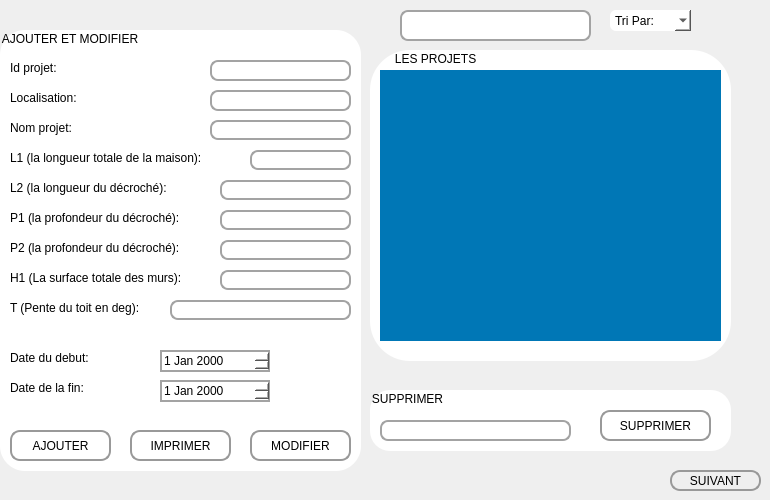
         <widget class="QWidget" name="page_7">
          <widget class="QGroupBox" name="add_3">
           <property name="geometry">
            <rect>
             <x>0</x>
             <y>30</y>
             <width>361</width>
             <height>441</height>
            </rect>
           </property>
           <property name="styleSheet">
            <string notr="true">font: 75 12pt &quot;System&quot;;
border-radius:25px;
background-color:white;</string>
           </property>
           <property name="title">
            <string>AJOUTER ET MODIFIER</string>
           </property>
           <widget class="QLabel" name="label_14">
            <property name="geometry">
             <rect>
              <x>10</x>
              <y>30</y>
              <width>131</width>
              <height>16</height>
             </rect>
            </property>
            <property name="text">
             <string>Id projet:</string>
            </property>
           </widget>
           <widget class="QLabel" name="label_18">
            <property name="geometry">
             <rect>
              <x>10</x>
              <y>60</y>
              <width>161</width>
              <height>16</height>
             </rect>
            </property>
            <property name="text">
             <string>Localisation:</string>
            </property>
           </widget>
           <widget class="QLabel" name="label_19">
            <property name="geometry">
             <rect>
              <x>10</x>
              <y>90</y>
              <width>171</width>
              <height>16</height>
             </rect>
            </property>
            <property name="text">
             <string>Nom projet:</string>
            </property>
           </widget>
           <widget class="QLabel" name="label_20">
            <property name="geometry">
             <rect>
              <x>10</x>
              <y>320</y>
              <width>111</width>
              <height>16</height>
             </rect>
            </property>
            <property name="text">
             <string>Date du debut:</string>
            </property>
           </widget>
           <widget class="QLabel" name="label_40">
            <property name="geometry">
             <rect>
              <x>10</x>
              <y>350</y>
              <width>111</width>
              <height>16</height>
             </rect>
            </property>
            <property name="text">
             <string>Date de la fin:</string>
            </property>
           </widget>
           <widget class="QLabel" name="label_41">
            <property name="geometry">
             <rect>
              <x>10</x>
              <y>120</y>
              <width>241</width>
              <height>16</height>
             </rect>
            </property>
            <property name="text">
             <string>L1 (la longueur totale de la maison):</string>
            </property>
           </widget>
           <widget class="QLabel" name="label_42">
            <property name="geometry">
             <rect>
              <x>10</x>
              <y>150</y>
              <width>201</width>
              <height>16</height>
             </rect>
            </property>
            <property name="text">
             <string>L2 (la longueur du décroché):</string>
            </property>
           </widget>
           <widget class="QLabel" name="label_43">
            <property name="geometry">
             <rect>
              <x>10</x>
              <y>180</y>
              <width>201</width>
              <height>16</height>
             </rect>
            </property>
            <property name="text">
             <string>P1 (la profondeur du décroché):</string>
            </property>
           </widget>
           <widget class="QLabel" name="label_48">
            <property name="geometry">
             <rect>
              <x>10</x>
              <y>210</y>
              <width>211</width>
              <height>16</height>
             </rect>
            </property>
            <property name="text">
             <string>P2 (la profondeur du décroché):</string>
            </property>
           </widget>
           <widget class="QLabel" name="label_49">
            <property name="geometry">
             <rect>
              <x>10</x>
              <y>240</y>
              <width>211</width>
              <height>16</height>
             </rect>
            </property>
            <property name="text">
             <string>H1 (La surface totale des murs):</string>
            </property>
           </widget>
           <widget class="QLabel" name="label_53">
            <property name="geometry">
             <rect>
              <x>10</x>
              <y>270</y>
              <width>171</width>
              <height>16</height>
             </rect>
            </property>
            <property name="text">
             <string>T (Pente du toit en deg):</string>
            </property>
           </widget>
           <widget class="QLineEdit" name="id">
            <property name="geometry">
             <rect>
              <x>210</x>
              <y>30</y>
              <width>141</width>
              <height>21</height>
             </rect>
            </property>
            <property name="styleSheet">
             <string notr="true">
QLineEdit{
border:2px solid rgb(163, 163, 163);
/*border:	rgb(179, 179, 179);*/
border-radius:8px;
/*color:rgb(165, 165, 165);*/
padding-left:8px;
padding-right:8px;
/*background-color:rgb(255, 255, 255);*/}
QLineEdit:hover{
border:2px solid rgb(48,50,62);
border-radius:8px;
}
QLineEdit:focus{
border:2px solid rgb(163, 163, 163);
border-radius:8px;}</string>
            </property>
           </widget>
           <widget class="QLineEdit" name="l1">
            <property name="geometry">
             <rect>
              <x>250</x>
              <y>120</y>
              <width>101</width>
              <height>20</height>
             </rect>
            </property>
            <property name="styleSheet">
             <string notr="true">
QLineEdit{
border:2px solid rgb(163, 163, 163);
/*border:	rgb(179, 179, 179);*/
border-radius:8px;
/*color:rgb(165, 165, 165);*/
padding-left:8px;
padding-right:8px;
/*background-color:rgb(255, 255, 255);*/}
QLineEdit:hover{
border:2px solid rgb(48,50,62);
border-radius:8px;
}
QLineEdit:focus{
border:2px solid rgb(163, 163, 163);
border-radius:8px;}</string>
            </property>
           </widget>
           <widget class="QLineEdit" name="l2">
            <property name="geometry">
             <rect>
              <x>220</x>
              <y>150</y>
              <width>131</width>
              <height>20</height>
             </rect>
            </property>
            <property name="styleSheet">
             <string notr="true">

QLineEdit{
border:2px solid rgb(163, 163, 163);
/*border:	rgb(179, 179, 179);*/
border-radius:8px;
/*color:rgb(165, 165, 165);*/
padding-left:8px;
padding-right:8px;
/*background-color:rgb(255, 255, 255);*/}
QLineEdit:hover{
border:2px solid rgb(48,50,62);
border-radius:8px;
}
QLineEdit:focus{
border:2px solid rgb(163, 163, 163);
border-radius:8px;}</string>
            </property>
           </widget>
           <widget class="QLineEdit" name="p1">
            <property name="geometry">
             <rect>
              <x>220</x>
              <y>180</y>
              <width>131</width>
              <height>20</height>
             </rect>
            </property>
            <property name="styleSheet">
             <string notr="true">

QLineEdit{
border:2px solid rgb(163, 163, 163);
/*border:	rgb(179, 179, 179);*/
border-radius:8px;
/*color:rgb(165, 165, 165);*/
padding-left:8px;
padding-right:8px;
/*background-color:rgb(255, 255, 255);*/}
QLineEdit:hover{
border:2px solid rgb(48,50,62);
border-radius:8px;
}
QLineEdit:focus{
border:2px solid rgb(163, 163, 163);
border-radius:8px;}</string>
            </property>
           </widget>
           <widget class="QLineEdit" name="p2">
            <property name="geometry">
             <rect>
              <x>220</x>
              <y>210</y>
              <width>131</width>
              <height>20</height>
             </rect>
            </property>
            <property name="styleSheet">
             <string notr="true">

QLineEdit{
border:2px solid rgb(163, 163, 163);
/*border:	rgb(179, 179, 179);*/
border-radius:8px;
/*color:rgb(165, 165, 165);*/
padding-left:8px;
padding-right:8px;
/*background-color:rgb(255, 255, 255);*/}
QLineEdit:hover{
border:2px solid rgb(48,50,62);
border-radius:8px;
}
QLineEdit:focus{
border:2px solid rgb(163, 163, 163);
border-radius:8px;}</string>
            </property>
           </widget>
           <widget class="QLineEdit" name="h1">
            <property name="geometry">
             <rect>
              <x>220</x>
              <y>240</y>
              <width>131</width>
              <height>20</height>
             </rect>
            </property>
            <property name="styleSheet">
             <string notr="true">

QLineEdit{
border:2px solid rgb(163, 163, 163);
/*border:	rgb(179, 179, 179);*/
border-radius:8px;
/*color:rgb(165, 165, 165);*/
padding-left:8px;
padding-right:8px;
/*background-color:rgb(255, 255, 255);*/}
QLineEdit:hover{
border:2px solid rgb(48,50,62);
border-radius:8px;
}
QLineEdit:focus{
border:2px solid rgb(163, 163, 163);
border-radius:8px;}</string>
            </property>
           </widget>
           <widget class="QLineEdit" name="t">
            <property name="geometry">
             <rect>
              <x>170</x>
              <y>270</y>
              <width>181</width>
              <height>20</height>
             </rect>
            </property>
            <property name="styleSheet">
             <string notr="true">
QLineEdit{
border:2px solid rgb(163, 163, 163);
/*border:	rgb(179, 179, 179);*/
border-radius:8px;
/*color:rgb(165, 165, 165);*/
padding-left:8px;
padding-right:8px;
/*background-color:rgb(255, 255, 255);*/}
QLineEdit:hover{
border:2px solid rgb(48,50,62);
border-radius:8px;
}
QLineEdit:focus{
border:2px solid rgb(163, 163, 163);
border-radius:8px;}</string>
            </property>
           </widget>
           <widget class="QLineEdit" name="nom">
            <property name="geometry">
             <rect>
              <x>210</x>
              <y>90</y>
              <width>141</width>
              <height>20</height>
             </rect>
            </property>
            <property name="styleSheet">
             <string notr="true">
QLineEdit{
border:2px solid rgb(163, 163, 163);
/*border:	rgb(179, 179, 179);*/
border-radius:8px;
/*color:rgb(165, 165, 165);*/
padding-left:8px;
padding-right:8px;
/*background-color:rgb(255, 255, 255);*/}
QLineEdit:hover{
border:2px solid rgb(48,50,62);
border-radius:8px;
}
QLineEdit:focus{
border:2px solid rgb(163, 163, 163);
border-radius:8px;}</string>
            </property>
           </widget>
           <widget class="QLineEdit" name="local">
            <property name="geometry">
             <rect>
              <x>210</x>
              <y>60</y>
              <width>141</width>
              <height>21</height>
             </rect>
            </property>
            <property name="styleSheet">
             <string notr="true">
QLineEdit{
border:2px solid rgb(163, 163, 163);
/*border:	rgb(179, 179, 179);*/
border-radius:8px;
/*color:rgb(165, 165, 165);*/
padding-left:8px;
padding-right:8px;
/*background-color:rgb(255, 255, 255);*/}
QLineEdit:hover{
border:2px solid rgb(48,50,62);
border-radius:8px;
}
QLineEdit:focus{
border:2px solid rgb(163, 163, 163);
border-radius:8px;}</string>
            </property>
           </widget>
           <widget class="QDateEdit" name="date_deb">
            <property name="geometry">
             <rect>
              <x>160</x>
              <y>320</y>
              <width>110</width>
              <height>22</height>
             </rect>
            </property>
            <property name="styleSheet">
             <string notr="true">border:2px solid rgb(163, 163, 163);
</string>
            </property>
           </widget>
           <widget class="QDateEdit" name="date_fin">
            <property name="geometry">
             <rect>
              <x>160</x>
              <y>350</y>
              <width>110</width>
              <height>22</height>
             </rect>
            </property>
            <property name="styleSheet">
             <string notr="true">border:2px solid rgb(163, 163, 163);
</string>
            </property>
           </widget>
           <widget class="QPushButton" name="ajouter">
            <property name="geometry">
             <rect>
              <x>10</x>
              <y>400</y>
              <width>101</width>
              <height>31</height>
             </rect>
            </property>
            <property name="styleSheet">
             <string notr="true">
QPushButton{
border-style:solid;
border-width: 2px;
border-color: #999999;
border-radius: 10px;
/*background-color:rgb(58, 122, 62);*/

background-color: qlineargradient(x1: 0, y1: 0, x2: 0, y2: 1,
stop: 0 #CCCCCC, stop: 1 #AAAAAA);
}
QPushButton:hover{
background-color:#0077b6;

color:rgb(255,255,255);
 
}
QPushButton:pressed{
background-color:#0077b6;}</string>
            </property>
            <property name="text">
             <string>AJOUTER</string>
            </property>
            <property name="icon">
             <iconset resource="res.qrc">
              <normaloff>:/prefix/new/res/plus-circle.png</normaloff>:/prefix/new/res/plus-circle.png</iconset>
            </property>
           </widget>
           <widget class="QPushButton" name="modifier">
            <property name="geometry">
             <rect>
              <x>250</x>
              <y>400</y>
              <width>101</width>
              <height>31</height>
             </rect>
            </property>
            <property name="styleSheet">
             <string notr="true">
QPushButton{
border-style:solid;
border-width: 2px;
border-color: #999999;
border-radius: 10px;
/*background-color:rgb(58, 122, 62);*/

background-color: qlineargradient(x1: 0, y1: 0, x2: 0, y2: 1,
stop: 0 #CCCCCC, stop: 1 #AAAAAA);
}
QPushButton:hover{
background-color:#0077b6;

color:rgb(255,255,255);
 
}
QPushButton:pressed{
background-color:#0077b6;}</string>
            </property>
            <property name="text">
             <string>MODIFIER</string>
            </property>
            <property name="icon">
             <iconset resource="res.qrc">
              <normaloff>:/prefix/new/res/edit.png</normaloff>:/prefix/new/res/edit.png</iconset>
            </property>
           </widget>
           <widget class="QPushButton" name="imprimer_3">
            <property name="geometry">
             <rect>
              <x>130</x>
              <y>400</y>
              <width>101</width>
              <height>31</height>
             </rect>
            </property>
            <property name="styleSheet">
             <string notr="true">
QPushButton{
border-style:solid;
border-width: 2px;
border-color: #999999;
border-radius: 10px;
/*background-color:rgb(58, 122, 62);*/

background-color: qlineargradient(x1: 0, y1: 0, x2: 0, y2: 1,
stop: 0 #CCCCCC, stop: 1 #AAAAAA);
}
QPushButton:hover{
background-color:#0077b6;

color:rgb(255,255,255);
 
}
QPushButton:pressed{
background-color:#0077b6;}</string>
            </property>
            <property name="text">
             <string>IMPRIMER</string>
            </property>
            <property name="icon">
             <iconset resource="res.qrc">
              <normaloff>:/prefix/new/res/imprimer.png</normaloff>:/prefix/new/res/imprimer.png</iconset>
            </property>
           </widget>
           <zorder>label_40</zorder>
           <zorder>label_41</zorder>
           <zorder>label_42</zorder>
           <zorder>label_43</zorder>
           <zorder>label_48</zorder>
           <zorder>label_49</zorder>
           <zorder>label_53</zorder>
           <zorder>imprimer_3</zorder>
           <zorder>label_14</zorder>
           <zorder>label_18</zorder>
           <zorder>label_19</zorder>
           <zorder>label_20</zorder>
           <zorder>id</zorder>
           <zorder>l1</zorder>
           <zorder>l2</zorder>
           <zorder>p1</zorder>
           <zorder>p2</zorder>
           <zorder>h1</zorder>
           <zorder>t</zorder>
           <zorder>nom</zorder>
           <zorder>local</zorder>
           <zorder>date_deb</zorder>
           <zorder>date_fin</zorder>
           <zorder>modifier</zorder>
           <zorder>ajouter</zorder>
          </widget>
          <widget class="QGroupBox" name="groupBox_5">
           <property name="geometry">
            <rect>
             <x>370</x>
             <y>50</y>
             <width>361</width>
             <height>311</height>
            </rect>
           </property>
           <property name="styleSheet">
            <string notr="true">border-radius:40px;
background-color:white;font: 75 12pt &quot;System&quot;;</string>
           </property>
           <property name="title">
            <string>       LES PROJETS</string>
           </property>
           <widget class="QTableView" name="tab_projet">
            <property name="geometry">
             <rect>
              <x>10</x>
              <y>20</y>
              <width>341</width>
              <height>271</height>
             </rect>
            </property>
            <property name="styleSheet">
             <string notr="true">background-color:#0077b6;border:black;
border-radius:0px;</string>
            </property>
            <property name="frameShadow">
             <enum>QFrame::Plain</enum>
            </property>
           </widget>
           <widget class="QGroupBox" name="groupBox_6">
            <property name="geometry">
             <rect>
              <x>10</x>
              <y>389</y>
              <width>120</width>
              <height>71</height>
             </rect>
            </property>
            <property name="title">
             <string>GroupBox</string>
            </property>
           </widget>
          </widget>
          <widget class="QLineEdit" name="rechercher_2">
           <property name="geometry">
            <rect>
             <x>400</x>
             <y>10</y>
             <width>191</width>
             <height>31</height>
            </rect>
           </property>
           <property name="styleSheet">
            <string notr="true">
QLineEdit{
background-color:rgb(255, 255, 255);
border:2px solid rgb(163, 163, 163);
/*border:	rgb(179, 179, 179);*/
border-radius:8px;
/*color:rgb(165, 165, 165);*/
padding-left:8px;
padding-right:8px;
/*background-color:rgb(255, 255, 255);*/}
QLineEdit:hover{
border:2px solid rgb(48,50,62);
border-radius:8px;
}
QLineEdit:focus{
background-color:rgb(255, 255, 255);
border-radius:8px;}</string>
           </property>
           <property name="text">
            <string/>
           </property>
          </widget>
          <widget class="QComboBox" name="tri_2">
           <property name="geometry">
            <rect>
             <x>610</x>
             <y>10</y>
             <width>81</width>
             <height>21</height>
            </rect>
           </property>
           <property name="styleSheet">
            <string notr="true">background-color:white;
border-radius:6px;</string>
           </property>
           <item>
            <property name="text">
             <string>Tri Par:</string>
            </property>
           </item>
           <item>
            <property name="text">
             <string>idP</string>
            </property>
           </item>
           <item>
            <property name="text">
             <string>place</string>
            </property>
           </item>
           <item>
            <property name="text">
             <string>nomP</string>
            </property>
           </item>
          </widget>
          <widget class="QGroupBox" name="groupBox_7">
           <property name="geometry">
            <rect>
             <x>370</x>
             <y>390</y>
             <width>361</width>
             <height>61</height>
            </rect>
           </property>
           <property name="styleSheet">
            <string notr="true">font: 75 12pt &quot;System&quot;;border-radius:20px;
background-color:white;</string>
           </property>
           <property name="title">
            <string>SUPPRIMER</string>
           </property>
           <widget class="QPushButton" name="supprimer">
            <property name="geometry">
             <rect>
              <x>230</x>
              <y>20</y>
              <width>111</width>
              <height>31</height>
             </rect>
            </property>
            <property name="styleSheet">
             <string notr="true">
QPushButton{
border-style:solid;
border-width: 2px;
border-color: #999999;
border-radius: 10px;
/*background-color:rgb(58, 122, 62);*/

background-color: qlineargradient(x1: 0, y1: 0, x2: 0, y2: 1,
stop: 0 #CCCCCC, stop: 1 #AAAAAA);
}
QPushButton:hover{
background-color:#0077b6;

color:rgb(255,255,255);
 
}
QPushButton:pressed{
background-color:#0077b6;}</string>
            </property>
            <property name="text">
             <string>SUPPRIMER</string>
            </property>
            <property name="icon">
             <iconset resource="res.qrc">
              <normaloff>:/prefix/new/res/trash-2.png</normaloff>:/prefix/new/res/trash-2.png</iconset>
            </property>
           </widget>
           <widget class="QLineEdit" name="id_supp">
            <property name="geometry">
             <rect>
              <x>10</x>
              <y>30</y>
              <width>191</width>
              <height>21</height>
             </rect>
            </property>
            <property name="styleSheet">
             <string notr="true">
QLineEdit{
border:2px solid rgb(163, 163, 163);
/*border:	rgb(179, 179, 179);*/
border-radius:8px;
/*color:rgb(165, 165, 165);*/
padding-left:8px;
padding-right:8px;
/*background-color:rgb(255, 255, 255);*/}
QLineEdit:hover{
border:2px solid rgb(48,50,62);
border-radius:8px;
}
QLineEdit:focus{
border:2px solid rgb(163, 163, 163);
border-radius:8px;}</string>
            </property>
           </widget>
          </widget>
          <widget class="QPushButton" name="suiv1_2">
           <property name="geometry">
            <rect>
             <x>670</x>
             <y>470</y>
             <width>91</width>
             <height>21</height>
            </rect>
           </property>
           <property name="styleSheet">
            <string notr="true">
QPushButton{
border-style:solid;
border-width: 2px;
border-color: #999999;
border-radius: 10px;
/*background-color:rgb(58, 122, 62);*/

background-color: qlineargradient(x1: 0, y1: 0, x2: 0, y2: 1,
stop: 0 #CCCCCC, stop: 1 #AAAAAA);
}
QPushButton:hover{
background-color:#0077b6;

color:rgb(255,255,255);
 
}
QPushButton:pressed{
background-color:#0077b6;}</string>
           </property>
           <property name="text">
            <string>SUIVANT</string>
           </property>
           <property name="icon">
            <iconset resource="res.qrc">
             <normaloff>:/prefix/new/res/arrow-right.png</normaloff>:/prefix/new/res/arrow-right.png</iconset>
           </property>
          </widget>
         </widget>
